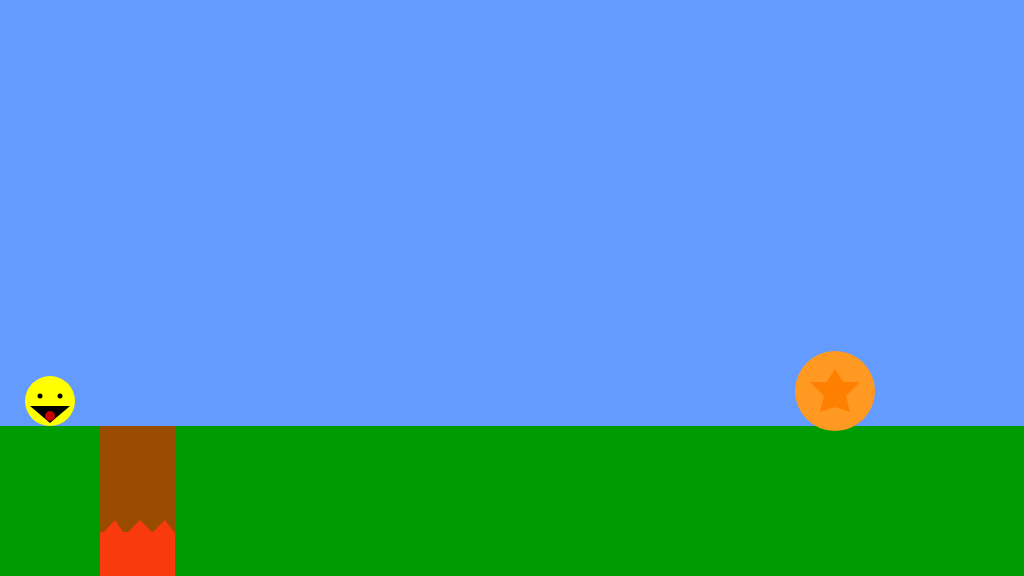
Frame 1 (no input)
Frame 60 (no input): identical to frame 1, image omitted
Frame 120 (the mouse pressed at the canvas centre since frame 60): identical to frame 1, image omitted

The p5.js sketch that drew this single still picture (run headless with seeded random() and noise() and a simulated clock; from frame 60 on, the mouse is pressed at the canvas centre):

// p5.js sketch
// ── sketch.js
/*

The Game Project - 4

Game interaction

*/


var gameChar_x;
var gameChar_y;
var floorPos_y;
var isLeft;
var isRight;
var isFalling;
var isPlummeting;
var item;


function setup()
{
	createCanvas(1024, 576);
	floorPos_y = height * 3/4 - 6;
	gameChar_x = 50;
	gameChar_y = floorPos_y;
    
    isleft = false;
    isRight = false;
    isFalling = false;
    isPlummeting = false;
    
    item ={x_pos: 835, y_pos: 426, size: 5, isFound: false};
    canyon = {x_pos: 100, y_pos: 426, width: 100};
    
    
}

function draw()
{

	///////////DRAWING CODE//////////

	background(100,155,255); //fill the sky blue


	noStroke();
	fill(0,155,0);
	rect(0, floorPos_y, width, height - floorPos_y); //draw some green ground

//	draw the canyon
//
//    Pit with Lava
    
	noStroke();
	fill(153,76,0);
	rect(canyon.x_pos , canyon.y_pos,canyon.width - 25,canyon.width + 20);
    
   
    

    
    // Super Dragon ball
    
    
    if (item.isFound == false)
        
     {
      
    noStroke();
    fill(255,153,34);
	ellipse(item.x_pos, item.y_pos - 35,item.size + 75,item.size + 75);
    
    noStroke();
    fill(255,128,0);
    triangle(item.x_pos
             ,item.y_pos - 57
             ,item.x_pos + 15
             ,item.y_pos - 34
             ,item.x_pos - 15
             ,item.y_pos - 34);
    
    triangle(item.x_pos
             ,item.y_pos - 19
             ,item.x_pos + 15
             ,item.y_pos - 34
             ,item.x_pos - 15
             ,item.y_pos - 34);
    
    triangle(item.x_pos + 25
             ,item.y_pos - 44
             ,item.x_pos + 5
             ,item.y_pos - 44
             ,item.x_pos + 15
             ,item.y_pos - 34);
    
    triangle(item.x_pos - 25
             ,item.y_pos - 44
             ,item.x_pos - 5
             ,item.y_pos - 44
             ,item.x_pos - 15
             ,item.y_pos - 34);
    
    triangle(item.x_pos + 15
             ,item.y_pos - 14
             ,item.x_pos + 10
             ,item.y_pos - 34
             ,item.x_pos
             ,item.y_pos  - 19);
    
    triangle(item.x_pos -15
             ,item.y_pos - 14
             ,item.x_pos
             ,item.y_pos - 19
             ,item.x_pos - 10
             ,item.y_pos - 34);
      
      
      }
    
    

	//the game character
	if(isLeft && isFalling)
	{
		// add your jumping-left code
        
    fill(255,255,0);
    ellipse(gameChar_x, gameChar_y - 25, 50);
    
    fill(0);
    ellipse(gameChar_x - 10, gameChar_y - 30, 5);
    
    fill(100,155,255);
    triangle(gameChar_x - 30, gameChar_y -25, gameChar_x , gameChar_y -20, gameChar_x - 21, gameChar_y -10);
        
   

	}
	else if(isRight && isFalling)
	{
        
    // add your jumping-right code
        
            
    fill(255,255,0);
    ellipse(gameChar_x, gameChar_y - 25, 50);
    
    fill(0);
    ellipse(gameChar_x + 10, gameChar_y - 30, 5);
    
    fill(100,155,255);
    triangle(gameChar_x +25, gameChar_y -25, gameChar_x, gameChar_y -20, gameChar_x +22, gameChar_y -10);
        
        
        
 

	}
	else if(isLeft)
	{
		// add your walking left code
        
    fill(255,255,0);
    ellipse(gameChar_x, gameChar_y - 25, 50);
    
    fill(0);
    ellipse(gameChar_x - 10, gameChar_y - 30, 5);
    
    fill(255,255,255);
    triangle(gameChar_x - 25, gameChar_y -25, gameChar_x , gameChar_y -20, gameChar_x - 21, gameChar_y -10);

	}
	else if(isRight)
	{
		// add your walking right code
        
    fill(255,255,0);
    ellipse(gameChar_x, gameChar_y - 25, 50);
    
    fill(0);
    ellipse(gameChar_x + 10, gameChar_y - 30, 5);
    
    fill(255,255,255);
    triangle(gameChar_x +25, gameChar_y -25, gameChar_x, gameChar_y -20, gameChar_x +22, gameChar_y -10);
        

    

	}
	else if(isFalling || isPlummeting)
	{
    // add your jumping facing forwards code
        
   	// add your standing front facing code
        
    //Face
    
    fill(255,255,0);
    ellipse(gameChar_x, gameChar_y - 25, 50);
    
    //Eyes
    
    fill(0);
    ellipse(gameChar_x + 10, gameChar_y - 30, 5);
    
    ellipse(gameChar_x -10, gameChar_y - 30, 5);
    
    fill(200,0,0);
    ellipse(gameChar_x, gameChar_y - 10, 10);
    
    //Mouth
    
    fill(0);
    triangle(gameChar_x - 20, gameChar_y -20, gameChar_x + 20, gameChar_y -20, gameChar_x, gameChar_y - 3);
    
    //Tongue
    
    fill(200,0,0);
    ellipse(gameChar_x, gameChar_y - 10, 10);
        
        
        

	}
	else
	{
		// add your standing front facing code
        
    //Face
    
    fill(255,255,0);
    ellipse(gameChar_x, gameChar_y - 25, 50);
    
    //Eyes
    
    fill(0);
    ellipse(gameChar_x + 10, gameChar_y - 30, 5);
    
    ellipse(gameChar_x -10, gameChar_y - 30, 5);
    
    fill(200,0,0);
    ellipse(gameChar_x, gameChar_y - 10, 10);
    
    //Mouth
    
    fill(0);
    triangle(gameChar_x - 20, gameChar_y -20, gameChar_x + 20, gameChar_y -20, gameChar_x, gameChar_y - 3);
    
    //Tongue
    
    fill(200,0,0);
    ellipse(gameChar_x, gameChar_y - 10, 10);
        
        

	}
    
    
    //Lava
    
    noStroke();
    fill(248,58,12);
    rect(canyon.x_pos,canyon.y_pos + 106,canyon.width - 25, canyon.width - 50);
    
    triangle(canyon.x_pos + 15
             ,canyon.y_pos + 94
             ,canyon.x_pos
             ,canyon.y_pos + 110
             ,canyon.x_pos + 25
             ,canyon.y_pos + 109);
    
    triangle(canyon.x_pos + 40
             ,canyon.y_pos + 94
             ,canyon.x_pos + 25
             ,canyon.y_pos + 109
             ,canyon.x_pos + 55
             ,canyon.y_pos + 109);
    
    triangle(canyon.x_pos + 65
             ,canyon.y_pos + 94
             ,canyon.x_pos + 50
             ,canyon.y_pos + 109
             ,canyon.x_pos + 76
             ,canyon.y_pos + 109);
    
    
    
    
    

	///////////INTERACTION CODE//////////
	//Put conditional statements to move the game character below here
    
    if (isLeft)
        
        {
            gameChar_x -= 5;
            
        }
    
     if (isRight)
        
        {
            gameChar_x += 5;
            
        }
    
    if (isFalling)
      if(gameChar_y <= floorPos_y)  
          {
              
              gameChar_y +=3;
          }
     
    else {
         
              isFalling = false;
        
        
    }
    
    
    if(item.isFound == false && dist(item.x_pos,item.y_pos, gameChar_x, gameChar_y) < 15 )
        {
            
            
            item.isFound = true;
            
        }
    
    
     console.log(isPlummeting)
    if (isPlummeting == false && gameChar_x > canyon.x_pos && gameChar_x < canyon.x_pos + 75)
        if(gameChar_y >= floorPos_y)
    
    {
        
        isPlummeting = true;
        
    }
    
    if (isPlummeting == true)
        
        {
            
            gameChar_x = constrain(gameChar_x, canyon.x_pos + 25 , canyon.x_pos + canyon.width + canyon.width - 150);
            gameChar_y += 6
            
        }

        
    
    if (gameChar_y > 525)
        
        {
            isPlummeting = false;
            gameChar_x = canyon.x_pos - 50;
            gameChar_y = floorPos_y;
            
            
        }
    
   
    
    
    

}


function keyPressed()
{
	// if statements to control the animation of the character when
	// keys are pressed.

	//open up the console to see how these work
	console.log("keyPressed: " + key);
	console.log("keyPressed: " + keyCode);
    
    if (keyCode == 65)
        
        {
            isLeft = true;
            
        }
    
    
     if (keyCode == 68)
        
        {
            isRight = true;
            
        }

    if (key == "W" || keyCode == 32)
    if (gameChar_y >= floorPos_y)
    {
        isFalling = true;
        gameChar_y -= 100;
        
    }
    
    
       
    
}

function keyReleased()
{
	// if statements to control the animation of the character when
	// keys are released.

	console.log("keyReleased: " + key);
	console.log("keyReleased: " + keyCode);
    
      if (keyCode == 65)
        
        {
            isLeft = false;
            
        }
    
     if (keyCode == 68)
        
        {
            isRight = false;
            
        }
    
    
    
    
    
}
